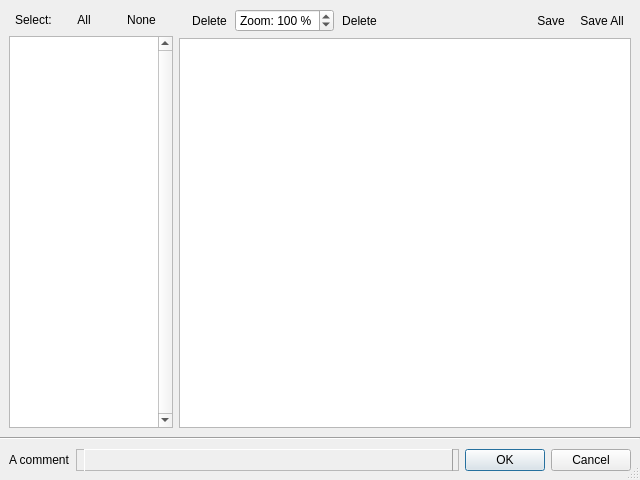
<?xml version="1.0" encoding="UTF-8"?>
<ui version="4.0">
 <class>ImagePreviewer</class>
 <widget class="QDialog" name="ImagePreviewer">
  <property name="geometry">
   <rect>
    <x>0</x>
    <y>0</y>
    <width>640</width>
    <height>480</height>
   </rect>
  </property>
  <property name="windowTitle">
   <string>Select frame</string>
  </property>
  <property name="windowIcon">
   <iconset resource="resources.qrc">
    <normaloff>:/resources/RES/ffficons/image.png</normaloff>:/resources/RES/ffficons/image.png</iconset>
  </property>
  <property name="windowOpacity">
   <double>1.000000000000000</double>
  </property>
  <property name="sizeGripEnabled">
   <bool>true</bool>
  </property>
  <layout class="QVBoxLayout" name="verticalLayout_3">
   <property name="spacing">
    <number>0</number>
   </property>
   <property name="margin">
    <number>0</number>
   </property>
   <item>
    <widget class="QWidget" name="widget" native="true">
     <property name="sizePolicy">
      <sizepolicy hsizetype="Preferred" vsizetype="Expanding">
       <horstretch>0</horstretch>
       <verstretch>0</verstretch>
      </sizepolicy>
     </property>
     <layout class="QHBoxLayout" name="horizontalLayout_3">
      <item>
       <widget class="QWidget" name="widget_2" native="true">
        <layout class="QVBoxLayout" name="verticalLayout_2">
         <property name="spacing">
          <number>0</number>
         </property>
         <property name="margin">
          <number>0</number>
         </property>
         <item>
          <widget class="QFrame" name="frame_4">
           <layout class="QVBoxLayout" name="verticalLayout_6">
            <property name="spacing">
             <number>0</number>
            </property>
            <property name="margin">
             <number>0</number>
            </property>
            <item>
             <widget class="QWidget" name="widget_3" native="true">
              <layout class="QHBoxLayout" name="horizontalLayout_5">
               <property name="leftMargin">
                <number>6</number>
               </property>
               <property name="topMargin">
                <number>0</number>
               </property>
               <property name="rightMargin">
                <number>6</number>
               </property>
               <property name="bottomMargin">
                <number>6</number>
               </property>
               <item>
                <widget class="QLabel" name="label">
                 <property name="sizePolicy">
                  <sizepolicy hsizetype="Fixed" vsizetype="Preferred">
                   <horstretch>0</horstretch>
                   <verstretch>0</verstretch>
                  </sizepolicy>
                 </property>
                 <property name="text">
                  <string>Select:</string>
                 </property>
                </widget>
               </item>
               <item>
                <widget class="QToolButton" name="toolButton_2">
                 <property name="sizePolicy">
                  <sizepolicy hsizetype="Ignored" vsizetype="Fixed">
                   <horstretch>0</horstretch>
                   <verstretch>0</verstretch>
                  </sizepolicy>
                 </property>
                 <property name="text">
                  <string>All</string>
                 </property>
                 <property name="icon">
                  <iconset resource="resources.qrc">
                   <normaloff>:/resources/RES/ffficons/tick.png</normaloff>:/resources/RES/ffficons/tick.png</iconset>
                 </property>
                 <property name="toolButtonStyle">
                  <enum>Qt::ToolButtonTextBesideIcon</enum>
                 </property>
                 <property name="autoRaise">
                  <bool>true</bool>
                 </property>
                </widget>
               </item>
               <item>
                <widget class="QToolButton" name="toolButton">
                 <property name="sizePolicy">
                  <sizepolicy hsizetype="Ignored" vsizetype="Fixed">
                   <horstretch>0</horstretch>
                   <verstretch>0</verstretch>
                  </sizepolicy>
                 </property>
                 <property name="text">
                  <string>None</string>
                 </property>
                 <property name="icon">
                  <iconset resource="resources.qrc">
                   <normaloff>:/resources/RES/ffficons/cross.png</normaloff>:/resources/RES/ffficons/cross.png</iconset>
                 </property>
                 <property name="toolButtonStyle">
                  <enum>Qt::ToolButtonTextBesideIcon</enum>
                 </property>
                 <property name="autoRaise">
                  <bool>true</bool>
                 </property>
                </widget>
               </item>
              </layout>
             </widget>
            </item>
            <item>
             <widget class="QListWidget" name="listWidget">
              <property name="sizePolicy">
               <sizepolicy hsizetype="Ignored" vsizetype="Expanding">
                <horstretch>0</horstretch>
                <verstretch>0</verstretch>
               </sizepolicy>
              </property>
              <property name="verticalScrollBarPolicy">
               <enum>Qt::ScrollBarAlwaysOn</enum>
              </property>
              <property name="iconSize">
               <size>
                <width>130</width>
                <height>16777215</height>
               </size>
              </property>
              <property name="flow">
               <enum>QListView::TopToBottom</enum>
              </property>
              <property name="uniformItemSizes">
               <bool>false</bool>
              </property>
              <property name="selectionRectVisible">
               <bool>true</bool>
              </property>
              <item>
               <property name="text">
                <string/>
               </property>
               <property name="icon">
                <iconset resource="../baseide/res_ide.qrc">
                 <normaloff>:/IDE/RES/splash.png</normaloff>:/IDE/RES/splash.png</iconset>
               </property>
              </item>
             </widget>
            </item>
            <item>
             <spacer name="verticalSpacer_2">
              <property name="orientation">
               <enum>Qt::Vertical</enum>
              </property>
              <property name="sizeType">
               <enum>QSizePolicy::Fixed</enum>
              </property>
              <property name="sizeHint" stdset="0">
               <size>
                <width>164</width>
                <height>0</height>
               </size>
              </property>
             </spacer>
            </item>
           </layout>
          </widget>
         </item>
        </layout>
       </widget>
      </item>
      <item>
       <widget class="QFrame" name="frame_3">
        <property name="frameShape">
         <enum>QFrame::NoFrame</enum>
        </property>
        <property name="frameShadow">
         <enum>QFrame::Plain</enum>
        </property>
        <layout class="QVBoxLayout" name="verticalLayout_5">
         <property name="spacing">
          <number>0</number>
         </property>
         <property name="margin">
          <number>0</number>
         </property>
         <item>
          <layout class="QVBoxLayout" name="verticalLayout_4">
           <property name="spacing">
            <number>0</number>
           </property>
           <item>
            <widget class="QWidget" name="AddRemove" native="true">
             <property name="sizePolicy">
              <sizepolicy hsizetype="Expanding" vsizetype="Fixed">
               <horstretch>0</horstretch>
               <verstretch>0</verstretch>
              </sizepolicy>
             </property>
             <layout class="QVBoxLayout" name="verticalLayout_7">
              <property name="spacing">
               <number>0</number>
              </property>
              <property name="margin">
               <number>0</number>
              </property>
              <item>
               <layout class="QHBoxLayout" name="horizontalLayout_4">
                <property name="spacing">
                 <number>1</number>
                </property>
                <property name="leftMargin">
                 <number>6</number>
                </property>
                <property name="bottomMargin">
                 <number>6</number>
                </property>
                <item>
                 <widget class="QToolButton" name="toolButton_5">
                  <property name="text">
                   <string>Delete</string>
                  </property>
                  <property name="icon">
                   <iconset resource="resources.qrc">
                    <normaloff>:/resources/RES/ffficons/zoom_out.png</normaloff>:/resources/RES/ffficons/zoom_out.png</iconset>
                  </property>
                  <property name="autoRaise">
                   <bool>true</bool>
                  </property>
                 </widget>
                </item>
                <item>
                 <widget class="QSpinBox" name="spinBox">
                  <property name="suffix">
                   <string> %</string>
                  </property>
                  <property name="prefix">
                   <string>Zoom: </string>
                  </property>
                  <property name="minimum">
                   <number>10</number>
                  </property>
                  <property name="maximum">
                   <number>500</number>
                  </property>
                  <property name="value">
                   <number>100</number>
                  </property>
                 </widget>
                </item>
                <item>
                 <widget class="QToolButton" name="toolButton_6">
                  <property name="text">
                   <string>Delete</string>
                  </property>
                  <property name="icon">
                   <iconset resource="resources.qrc">
                    <normaloff>:/resources/RES/ffficons/zoom_in.png</normaloff>:/resources/RES/ffficons/zoom_in.png</iconset>
                  </property>
                  <property name="autoRaise">
                   <bool>true</bool>
                  </property>
                 </widget>
                </item>
                <item>
                 <spacer name="horizontalSpacer_2">
                  <property name="orientation">
                   <enum>Qt::Horizontal</enum>
                  </property>
                  <property name="sizeHint" stdset="0">
                   <size>
                    <width>40</width>
                    <height>20</height>
                   </size>
                  </property>
                 </spacer>
                </item>
                <item>
                 <widget class="QToolButton" name="toolButton_4">
                  <property name="text">
                   <string>Save</string>
                  </property>
                  <property name="icon">
                   <iconset resource="resources.qrc">
                    <normaloff>:/resources/RES/ffficons/disk.png</normaloff>:/resources/RES/ffficons/disk.png</iconset>
                  </property>
                  <property name="autoRaise">
                   <bool>true</bool>
                  </property>
                 </widget>
                </item>
                <item>
                 <widget class="QToolButton" name="toolButton_7">
                  <property name="text">
                   <string>Save All</string>
                  </property>
                  <property name="icon">
                   <iconset resource="resources.qrc">
                    <normaloff>:/resources/RES/ffficons/disk_multiple.png</normaloff>:/resources/RES/ffficons/disk_multiple.png</iconset>
                  </property>
                  <property name="autoRaise">
                   <bool>true</bool>
                  </property>
                 </widget>
                </item>
               </layout>
              </item>
             </layout>
            </widget>
           </item>
           <item>
            <widget class="QGraphicsView" name="graphicsView"/>
           </item>
          </layout>
         </item>
        </layout>
       </widget>
      </item>
     </layout>
    </widget>
   </item>
   <item>
    <widget class="Line" name="line">
     <property name="orientation">
      <enum>Qt::Horizontal</enum>
     </property>
    </widget>
   </item>
   <item>
    <layout class="QHBoxLayout" name="horizontalLayout_2">
     <property name="spacing">
      <number>6</number>
     </property>
     <property name="margin">
      <number>9</number>
     </property>
     <item>
      <widget class="QLabel" name="label_3">
       <property name="sizePolicy">
        <sizepolicy hsizetype="Fixed" vsizetype="Preferred">
         <horstretch>0</horstretch>
         <verstretch>0</verstretch>
        </sizepolicy>
       </property>
       <property name="text">
        <string>A comment</string>
       </property>
      </widget>
     </item>
     <item>
      <widget class="QFrame" name="frame">
       <property name="frameShape">
        <enum>QFrame::StyledPanel</enum>
       </property>
       <property name="frameShadow">
        <enum>QFrame::Raised</enum>
       </property>
       <widget class="QFrame" name="LoaderFrame">
        <property name="geometry">
         <rect>
          <x>8</x>
          <y>0</y>
          <width>369</width>
          <height>73</height>
         </rect>
        </property>
        <property name="frameShape">
         <enum>QFrame::Panel</enum>
        </property>
        <property name="frameShadow">
         <enum>QFrame::Raised</enum>
        </property>
        <property name="lineWidth">
         <number>1</number>
        </property>
        <layout class="QHBoxLayout" name="horizontalLayout">
         <property name="leftMargin">
          <number>16</number>
         </property>
         <property name="topMargin">
          <number>9</number>
         </property>
         <property name="rightMargin">
          <number>9</number>
         </property>
         <property name="bottomMargin">
          <number>9</number>
         </property>
         <item>
          <widget class="QLabel" name="loaderLabel">
           <property name="text">
            <string>&lt;!DOCTYPE HTML PUBLIC &quot;-//W3C//DTD HTML 4.0//EN&quot; &quot;http://www.w3.org/TR/REC-html40/strict.dtd&quot;&gt;
&lt;html&gt;&lt;head&gt;&lt;meta name=&quot;qrichtext&quot; content=&quot;1&quot; /&gt;&lt;style type=&quot;text/css&quot;&gt;
p, li { white-space: pre-wrap; }
&lt;/style&gt;&lt;/head&gt;&lt;body style=&quot; font-family:'MS Shell Dlg 2'; font-size:8.25pt; font-weight:400; font-style:normal;&quot;&gt;
&lt;p style=&quot; margin-top:0px; margin-bottom:0px; margin-left:0px; margin-right:0px; -qt-block-indent:0; text-indent:0px;&quot;&gt;&lt;img src=&quot;:/resources/RES/loader.gif&quot; /&gt;&lt;/p&gt;&lt;/body&gt;&lt;/html&gt;</string>
           </property>
          </widget>
         </item>
         <item>
          <widget class="QLabel" name="statusLabel">
           <property name="font">
            <font>
             <pointsize>11</pointsize>
             <weight>75</weight>
             <bold>true</bold>
            </font>
           </property>
           <property name="text">
            <string>Querying image data...</string>
           </property>
          </widget>
         </item>
         <item>
          <spacer name="horizontalSpacer">
           <property name="orientation">
            <enum>Qt::Horizontal</enum>
           </property>
           <property name="sizeHint" stdset="0">
            <size>
             <width>40</width>
             <height>20</height>
            </size>
           </property>
          </spacer>
         </item>
         <item>
          <layout class="QVBoxLayout" name="verticalLayout">
           <item>
            <spacer name="verticalSpacer">
             <property name="orientation">
              <enum>Qt::Vertical</enum>
             </property>
             <property name="sizeHint" stdset="0">
              <size>
               <width>20</width>
               <height>40</height>
              </size>
             </property>
            </spacer>
           </item>
           <item>
            <widget class="QPushButton" name="statusCancelButton">
             <property name="text">
              <string>Cancel</string>
             </property>
            </widget>
           </item>
          </layout>
         </item>
        </layout>
       </widget>
      </widget>
     </item>
     <item>
      <widget class="QDialogButtonBox" name="buttonBox">
       <property name="sizePolicy">
        <sizepolicy hsizetype="Fixed" vsizetype="Fixed">
         <horstretch>0</horstretch>
         <verstretch>0</verstretch>
        </sizepolicy>
       </property>
       <property name="standardButtons">
        <set>QDialogButtonBox::Cancel|QDialogButtonBox::Ok</set>
       </property>
      </widget>
     </item>
    </layout>
   </item>
  </layout>
 </widget>
 <resources>
  <include location="../baseide/res_ide.qrc"/>
  <include location="resources.qrc"/>
  <include location="../baseide/res_ide.qrc"/>
  <include location="resources.qrc"/>
  <include location="../baseide/res_ide.qrc"/>
  <include location="resources.qrc"/>
  <include location="../baseide/res_ide.qrc"/>
  <include location="resources.qrc"/>
  <include location="resources.qrc"/>
 </resources>
 <connections>
  <connection>
   <sender>buttonBox</sender>
   <signal>accepted()</signal>
   <receiver>ImagePreviewer</receiver>
   <slot>accept()</slot>
   <hints>
    <hint type="sourcelabel">
     <x>435</x>
     <y>350</y>
    </hint>
    <hint type="destinationlabel">
     <x>488</x>
     <y>347</y>
    </hint>
   </hints>
  </connection>
  <connection>
   <sender>buttonBox</sender>
   <signal>rejected()</signal>
   <receiver>ImagePreviewer</receiver>
   <slot>reject()</slot>
   <hints>
    <hint type="sourcelabel">
     <x>376</x>
     <y>349</y>
    </hint>
    <hint type="destinationlabel">
     <x>478</x>
     <y>404</y>
    </hint>
   </hints>
  </connection>
 </connections>
</ui>
